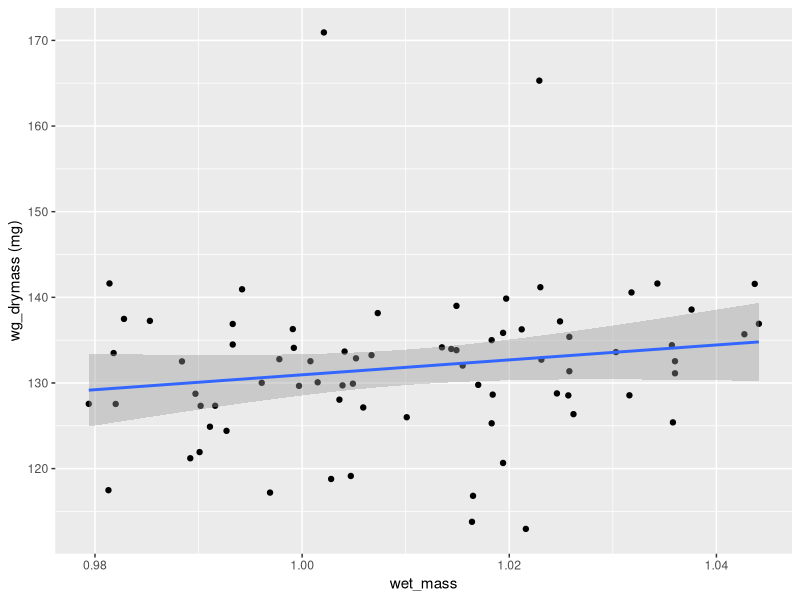
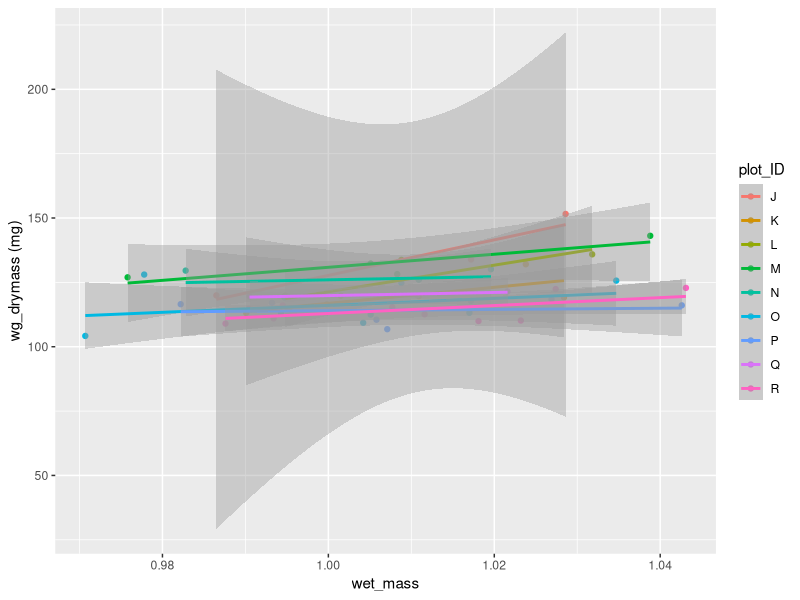
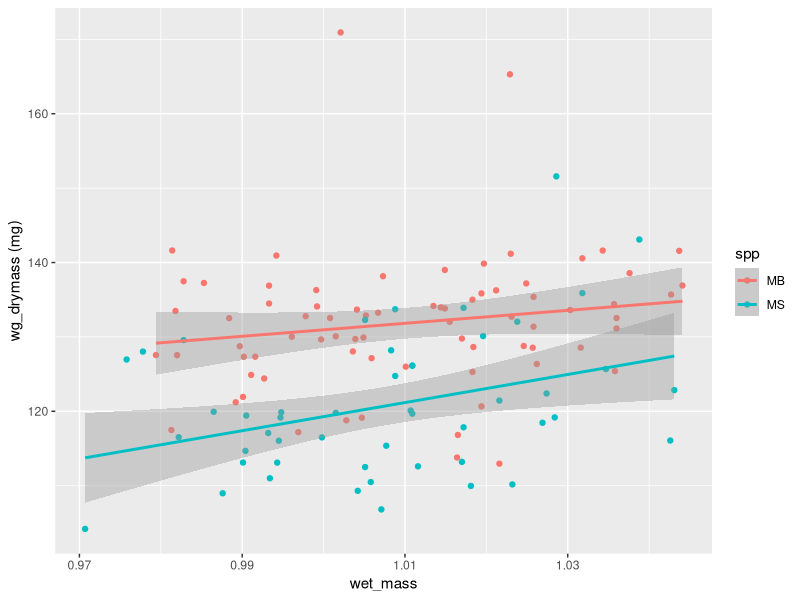
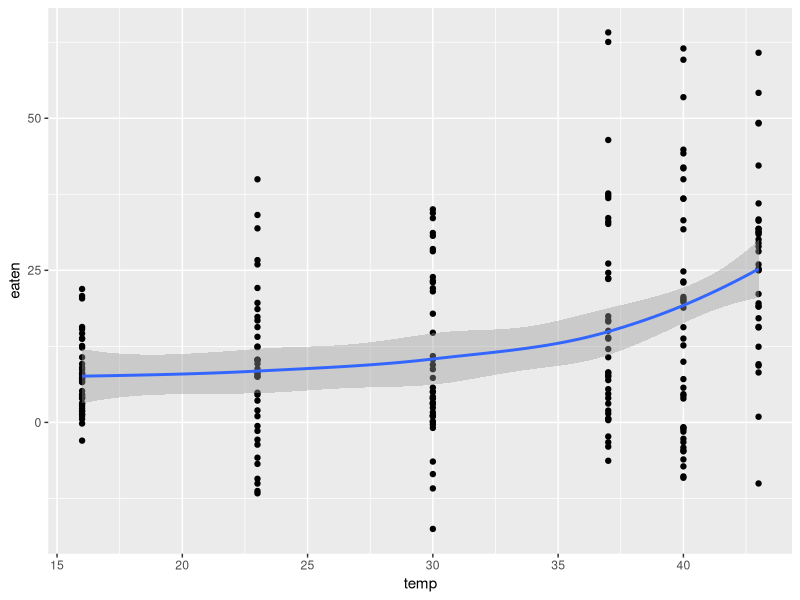
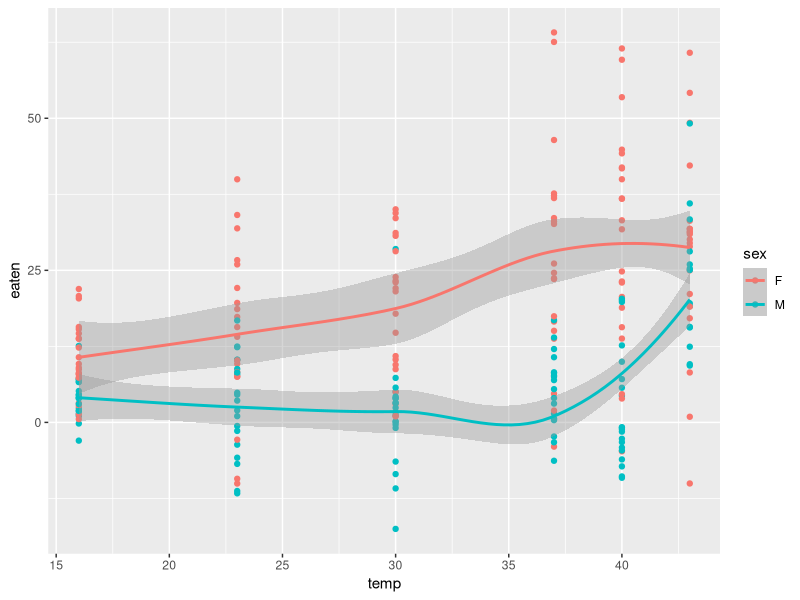
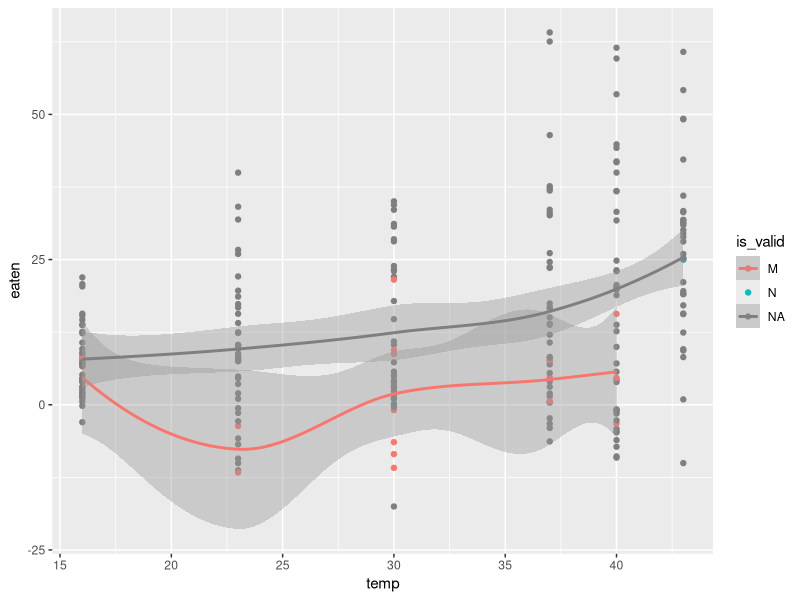
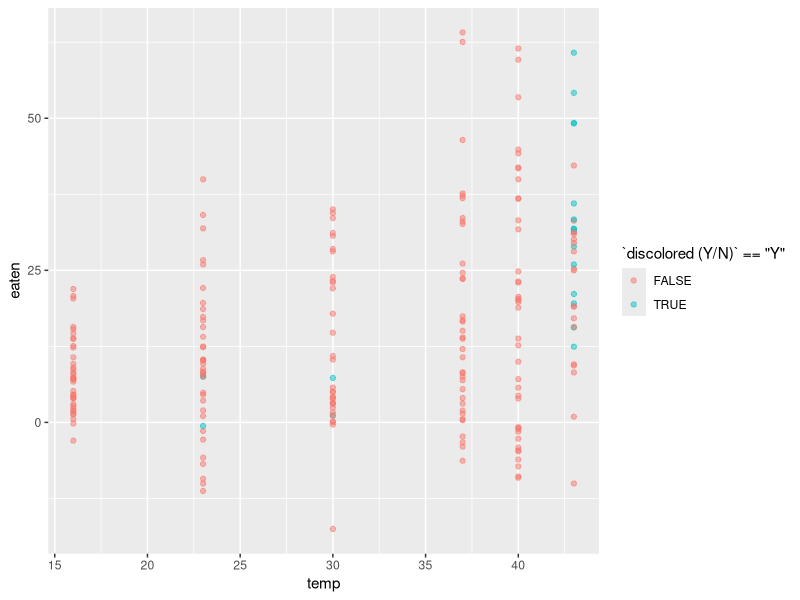
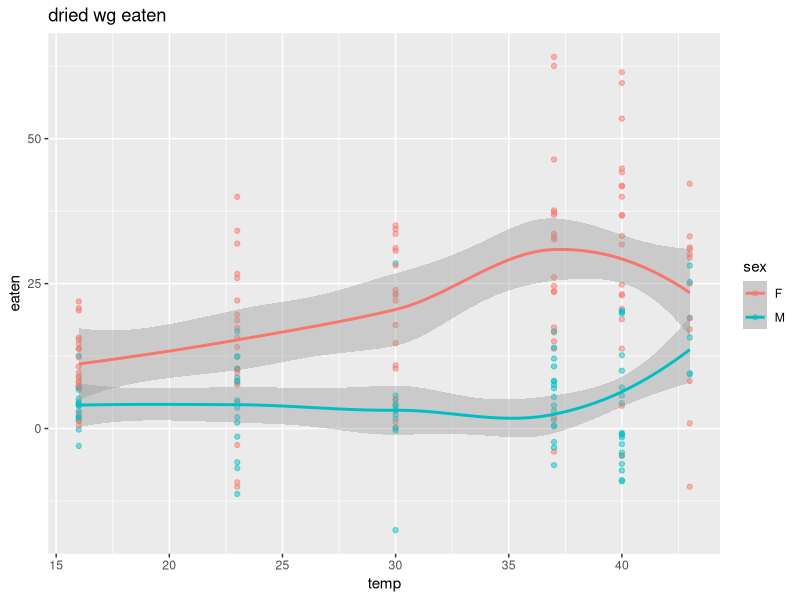

These figures' R source, in order:
library(tidyverse)

dry <- read_csv("TPC/DigestionDryMasses_rough.csv")
wet <- read_csv("TPC/MB_WetMasses_rough.csv")
trial <- read_csv("TPC/MB_AllSites_rough.csv")
hoppers <- read_csv("TPC/MB_Individual_data_rough.csv")

#merge hopper data with their trials
trial_more <- merge(trial, hoppers, by="full_ID")

#merge wet and dry info
wg <- merge(wet, dry, by.x="wg_ID", by.y="sample_num")

#Wet-to-dry control
w2dctrl <- wg %>% filter(startsWith(wg_ID, "WG_"))
w2dctrl$wet_mass <- as.numeric(w2dctrl$wet_mass)
w2dctrl$`wg_drymass (mg)` <- as.numeric(w2dctrl$`wg_drymass (mg)`)

ggplot(w2dctrl, aes(x=wet_mass, y=`wg_drymass (mg)`)) + geom_point() + geom_smooth(method="lm") 

mod<- lm(`wg_drymass (mg)`~ wet_mass + plot_ID, w2dctrl)
summary(mod)

#reading in wet masses for MS (to use the controls)
wet2 <- read_csv("TPC/MS_WetMasses_rough.csv")

wg2 <- merge(wet2, dry, by.x="wg_ID", by.y="sample_num")

w2dctrl2 <- wg2 %>% filter(startsWith(wg_ID, "WG_"))

w2dctrl2$wet_mass <- as.numeric(w2dctrl2$wet_mass)
w2dctrl2$`wg_drymass (mg)` <- as.numeric(w2dctrl2$`wg_drymass (mg)`)

ggplot(w2dctrl2, aes(x=wet_mass, y=`wg_drymass (mg)`, color=plot_ID)) + geom_point() + geom_smooth(method=lm) 

mod<- lm(`wg_drymass (mg)`~ wet_mass + plot_ID, w2dctrl2)
summary(mod)

#gets a lot better R2 with plot ID (i.e. which container of wheat grass it came from) 
#it's sort of ordered and sort of not (because I went through the containers one by one)
#could include the (alphabetical) order of plots, 
#could also for each sample have time since purchase 
#could also look at order of samples within plots (started cutting at the edges)
#Another question -- for the best predictions of dry mass does it make sense to have a bunch of different models?
#i.e. one for each plot ID


#let's combine both
w2dctrl <- w2dctrl %>% select(wg_ID, wet_mass, `wg_drymass (mg)`, plot_ID)
w2dctrl2 <- w2dctrl2 %>% select(wg_ID, wet_mass, `wg_drymass (mg)`, plot_ID)

#spp is just a placeholder for time when I did this (July vs August)... 
#maybe the wheatgrass selection at the grocery store differed at these two times  
w2dctrl$spp <- "MB"
w2dctrl2$spp <- "MS"
w2d <- rbind(w2dctrl,w2dctrl2)

ggplot(w2d, aes(x=wet_mass, y=`wg_drymass (mg)`, color=spp)) + geom_point() + geom_smooth(method=lm) 


mod<- lm(`wg_drymass (mg)`~ wet_mass + plot_ID, w2d) #could look into nesting in spp... didn't seem to have an effect
summary(mod)

#is best treatment a lme with nested random effect?

#for now let's see what the size of "predict" range is

CL=.95

#these are quite wide predictions :(
predictions <- predict(mod, data.frame(wg %>% select(wet_mass, plot_ID)), 
                      interval = "prediction", level = CL)


#add predicted dry masses
wgnpred <- cbind(wg, predictions)

#calculated range of dry mass eaten (using full CI range of predicted dry mass)
tpcmb <- wgnpred %>% mutate(eaten=fit-as.numeric(`wg_drymass (mg)`), eaten_l=lwr-as.numeric(`wg_drymass (mg)`), eaten_h=upr-as.numeric(`wg_drymass (mg)`)) #need to connect to temps

#merge with the trials (now we have temperatures)
mrg <- merge(trial_more, tpcmb, by.x="wg", by.y="wg_ID")

#if not "Y" for discolored then that means it was not discolored
mrg$`discolored (Y/N)`[is.na(mrg$`discolored (Y/N)`)] <- 'N'

#all sexes
ggplot(mrg, aes(x=temp, y=eaten)) + geom_point() + geom_smooth() 

#by sex
ggplot(mrg, aes(x=temp, y=eaten, color=sex)) + geom_point() + geom_smooth() 

#if is_valid is N(o) or M(aybe), then that means the hopper died either during or after the trial
ggplot(mrg, aes(x=temp, y=eaten, color=is_valid)) + geom_point() + geom_smooth() 

#see whether discoloration had an effect... seems like at least sometimes (see 43)
ggplot(mrg %>% filter(is.na(is_valid)), aes(x=temp, y=eaten, color=`discolored (Y/N)`=="Y")) + geom_point(alpha=.5) #+ geom_smooth() 

#removing discolored and invalid (due to hopper death) observations 
mrg2 <- mrg %>% filter(is.na(is_valid) & `discolored (Y/N)`=='N')
                       
#plot by sex
ggplot(mrg2, aes(x=temp, y=eaten, color=sex)) + geom_point(alpha=.5) + geom_smooth() + ggtitle("dried wg eaten")

#divided by hopper mass
ggplot(mrg2, aes(x=temp, y=eaten/mass, color=sex)) + geom_point() + geom_smooth() + ggtitle("mass eaten / hopper mass")


#now let's see about feces vs eaten

ggplot(mrg2, aes(x=eaten, y=as.numeric(`feces_drymass (mg)`), color=temp)) + geom_point() + ggtitle("feces mass scales with mass eaten(?)")

ggplot(mrg2, aes(x=temp, y=as.numeric(`feces_drymass (mg)`)/eaten)) + geom_point(alpha=.5) + geom_smooth() + ggtitle("feces/eaten with temp")

ggplot(mrg2, aes(x=temp, y=as.numeric(`feces_drymass (mg)`))) + geom_point(alpha=.5) + geom_smooth() + ggtitle("feces with temp")

ggplot(mrg2, aes(x=temp, y=as.numeric(`feces_drymass (mg)`), color=sex)) + geom_point(alpha=.5) + geom_smooth() + ggtitle("feces with temp by sex")


#working with mrg2 to plot upper and lower bounds
mrg2_range <- mrg2 %>% 
  pivot_longer(cols=c(eaten, eaten_l, eaten_h), names_to="CI", values_to="eaten_all")
  

ggplot(mrg2_range, aes(x=temp, y=eaten_all, color=CI, linetype=sex, shape=sex)) + geom_point(alpha=.5) + geom_smooth() + ggtitle("eaten with CI")

